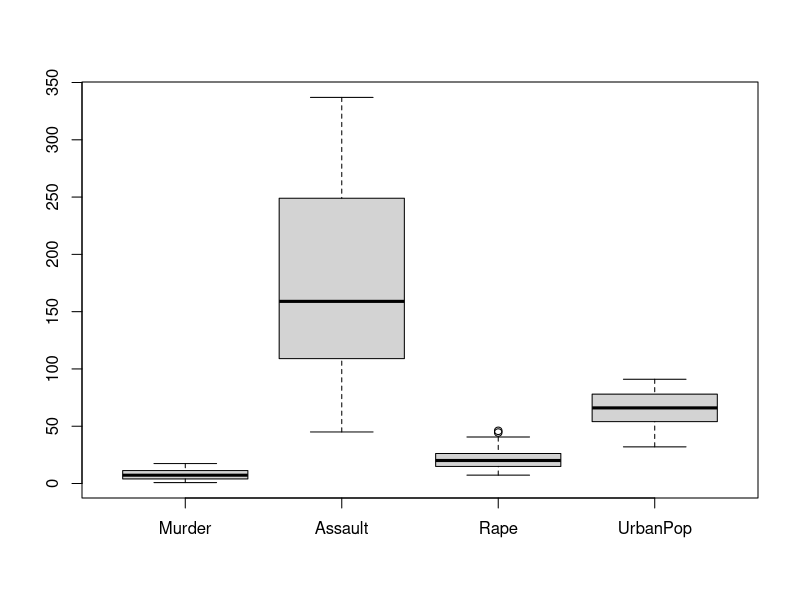
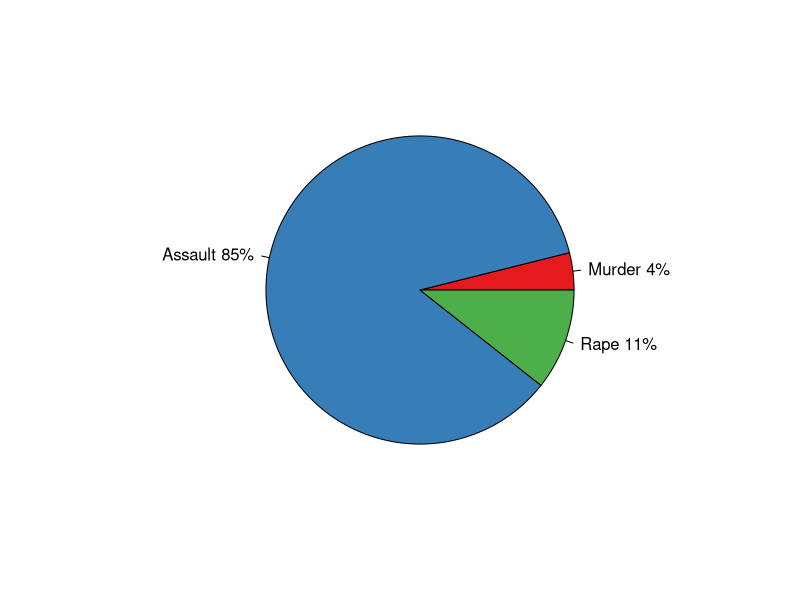
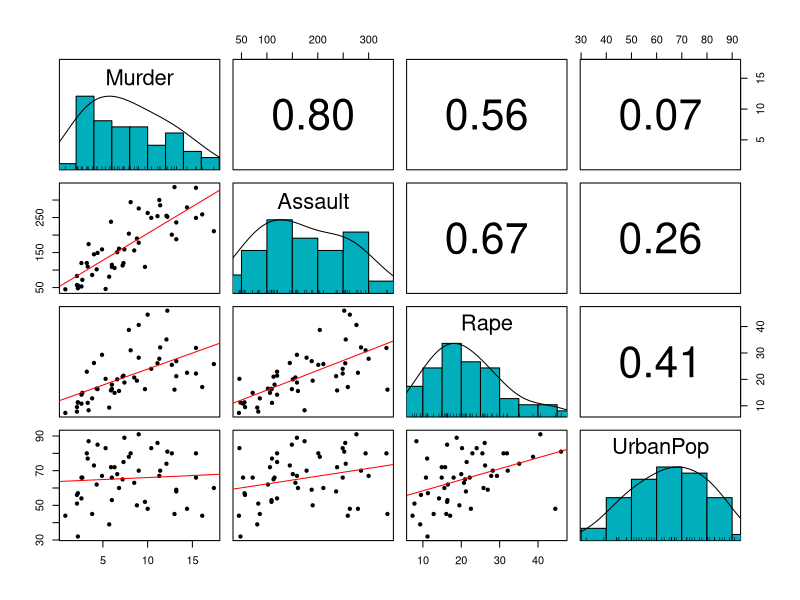
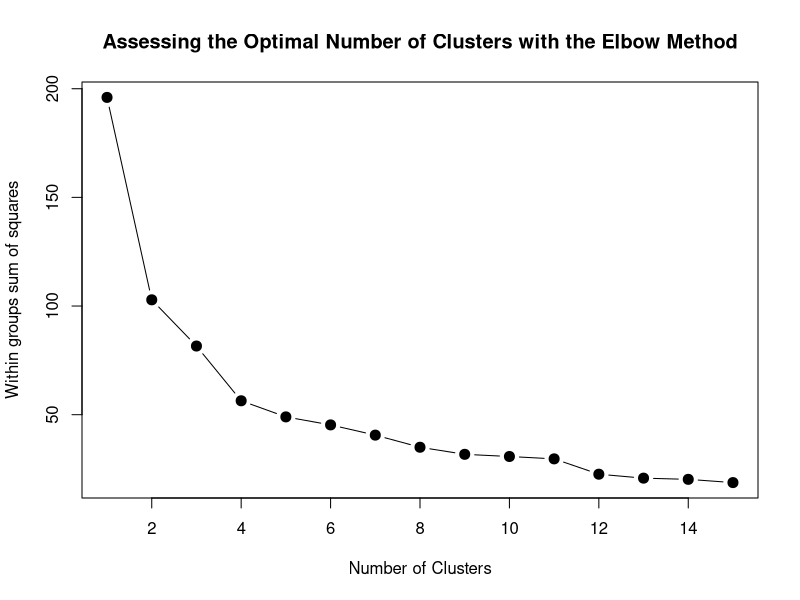
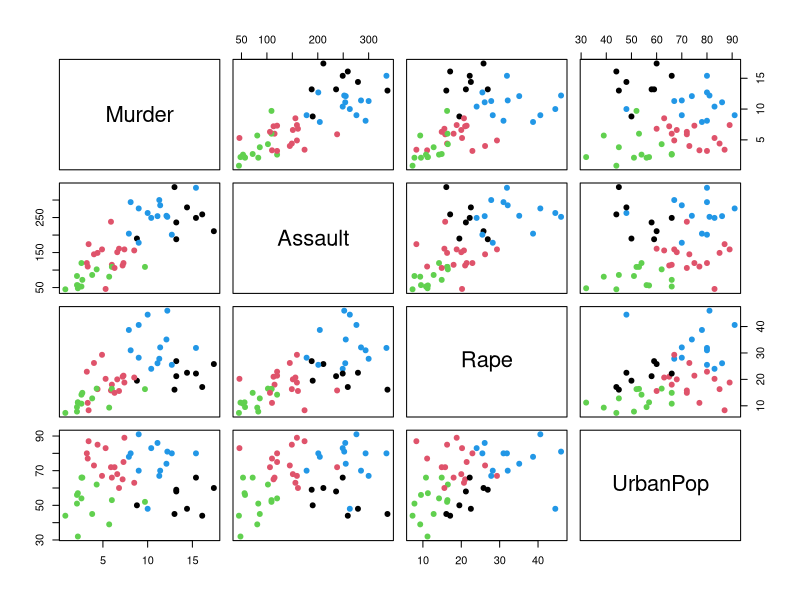
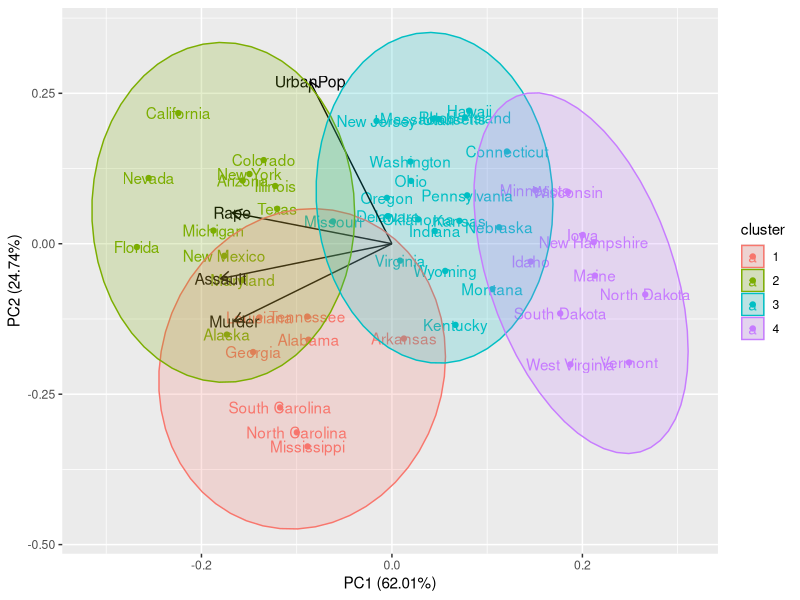

The R source for these figures, in order: (Note: this script raises an error after producing the figures.)
##### _ _ _ _ _ _ _ _ USArrests _ _ _ _ _ _ _ _ ####

library(datasets)

dt_usa <- USArrests
dt_usa <- dt_usa[c("Murder", "Assault", "Rape", "UrbanPop")]


### PART 1 - EXTRACT SPECIFIC DATA ###

## P1) Extract the 25% of states with less arrest by murder

# first we sort the data by murder
sortedDF <- USArrests[order(USArrests$Murder), ]

# the are two ways of getting the 25% states:
# way 1:
numrows <- round(nrow(sortedDF)*0.25)
way1 <- sortedDF[1:numrows, ]

# way 2:
summary(sortedDF)  # here you check the Q1 value (in this case 4)
way2 <- sortedDF[sortedDF$Murder < 4, ]

## P2) Extract the states whose Assault is >200 or Rape >20
assault_rape = dt_usa[dt_usa$Assault>200 | dt_usa$Rape>20, ]
  

### PART 2 - DATA MINING ###  

#basic:
summary(dt_usa)  
boxplot(dt_usa)  
  # Assault is the highest by far.

#pie chart:
library(RColorBrewer)
means = round(c(mean(dt_usa$Murder), mean(dt_usa$Assault), mean(dt_usa$Rape)), 2)
lbls<- c("Murder", "Assault", "Rape")
pct <- round(means/sum(means)*100)
lbls <- paste(lbls, pct) # add percents to labels 
lbls <- paste(lbls,"%",sep="") # ad % to labels 
pie(means,labels = lbls, col=brewer.pal(3, "Set1"))
  
#correlations:
library(psych)
pairs.panels(dt_usa[,1:4], 
             method = "pearson", 
             hist.col = "#00AFBB",
             density = TRUE,
             ellipses = F,
             pch = 20,
             lm=T,
             size
)  

# Assault is strongly correlated with Murder (0.8), and a bit with Rape (0.67)
# Crimes are not correlated with the population living in urban areas!


### PARTE 3 - MACHINE LEARNING ###
       ## NOT SUPERVISED ##

## Data normalization:
znorm <- function(x){
  x.mean <- mean(x)
  x.dev <- sd(x)
  (x - x.mean)/x.dev
}

dt_usa_norm <- as.data.frame(lapply(dt_usa, znorm))
row.names(dt_usa_norm) <- row.names(dt_usa)

## k-means:

# number of k:

wss <- (nrow(dt_usa_norm)-1)*sum(apply(dt_usa_norm,2,var))
for (i in 2:15) wss[i] <- sum(kmeans(dt_usa_norm,
                                     centers=i)$withinss)
plot(1:15, wss, type="b", xlab="Number of Clusters",
     ylab="Within groups sum of squares",
     main="Assessing the Optimal Number of Clusters with the Elbow Method",
     pch=20, cex=2)

  # optimal number of clusters = 4

kms <- kmeans(dt_usa_norm, 4)
 
cluster_clas <- data.frame(kms$cluster) # see to which cluster do the states
                                        # belong

plot(dt_usa, col = kms$cluster, pch=19)

## PAM:       # *just to see the difference between Kmeans and this method
library(ggfortify)
library(cluster)

autoplot(pam(dt_usa_norm, 4), frame = TRUE, frame.type = 'norm', label = T,
         loadings=TRUE, loadings.colour = 'black', loadings.label = TRUE, 
         loadings.label.size = 4, loadings.label.colour = "black")


### PART 4 - VISUALIZATION ###
library(ggplot2)
library(maps)

statesMap <- map_data("state")
str(USA_map) # the states names are in lowercase, so we need to change that
             # in our dataset in order to merge info
dt_usa$region <- tolower(row.names(dt_usa))
dt_usa$cluster <- cluster_clas$kms.cluster

ggplot(statesMap, aes(x = long, y = lat, group = group)) + geom_polygon(fill = "white", color = "black")
  # group: groups states by variable group
  # fill: map color
  # color: outline color

arrest.map <- merge(statesMap, dt_usa, by="region") 
head(arrest.map) # check the merge result

# Assault plot:
ggplot(arrest.map, aes(x = long, y = lat, group = group, fill = Assault)) + 
  ggtitle("Assault map") +
  geom_polygon(color = "black") +
  scale_fill_gradient(low = "white", high = "red", guide = "legend")
  
# Murder plot:
ggplot(arrest.map, aes(x = long, y = lat, group = group, fill = Murder)) + 
  ggtitle("Murder map") +
  geom_polygon(color = "black") +
  scale_fill_gradient(low = "white", high = "blue", guide = "legend")

# Rape plot:
ggplot(arrest.map, aes(x = long, y = lat, group = group, fill = Rape)) + 
  ggtitle("Rape map") +
  geom_polygon(color = "black") +
  scale_fill_gradient(low = "white", high = "purple", guide = "legend")

# Urban population plot:
ggplot(arrest.map, aes(x = long, y = lat, group = group, fill = UrbanPop)) + 
  ggtitle("Urban population map") +
  geom_polygon(color = "black") +
  scale_fill_gradient(low = "white", high = "green", guide = "legend")

# Cluster plot:

arrest.map$cluster <- factor(arrest.map$cluster) # convert cluster variable
                                                 # to factor
ggplot(arrest.map, aes(x = long, y = lat, group = group, fill= cluster)) + 
  ggtitle("Cluster clasification map") +
  geom_polygon(color = "black") + 
  scale_colour_discrete()

# we can see how cluster clasiffication follows geography for cluster 1, 
# and mostly for cluste 2 and 3, while the states of cluster 4 are dispersed


### PART 5 - WAHT DO THE CLUSTER HAVE IN COMMON ###

autoplot(prcomp(arrest.map[,c("Murder", "Assault", "Rape", "UrbanPop")]),
         data = arrest.map, col = 'cluster', loadings=TRUE,
         loadings.colour = 'black', loadings.label = TRUE, 
         loadings.label.size = 4, loadings.label.colour = "black")

# seems like Assault is high in the state belonging to clusters 1 and 3
# and the lowest in cluster 2
plot(arrest.map$cluster, arrest.map$Assault, col = rainbow(4)) # is true

# in the other hand, UrbanPop seems at clusters 3 and 4
plot(arrest.map$cluster, arrest.map$Assault, col = rainbow(4)) # is true

# finally, Murder and Rape don't seem to have much power when defining clusters
par(mfrow = c(1, 2))
plot(arrest.map$cluster, arrest.map$Murder, col = rainbow(4), main="Murder")
plot(arrest.map$cluster, arrest.map$Rape, col = rainbow(4), main="Rape") 
  # Murder a bit higher at cluster 1 and 3      
  # Rape is a bit higher in cluster 3


            ###########        THE END!!!!   ##########
                   
